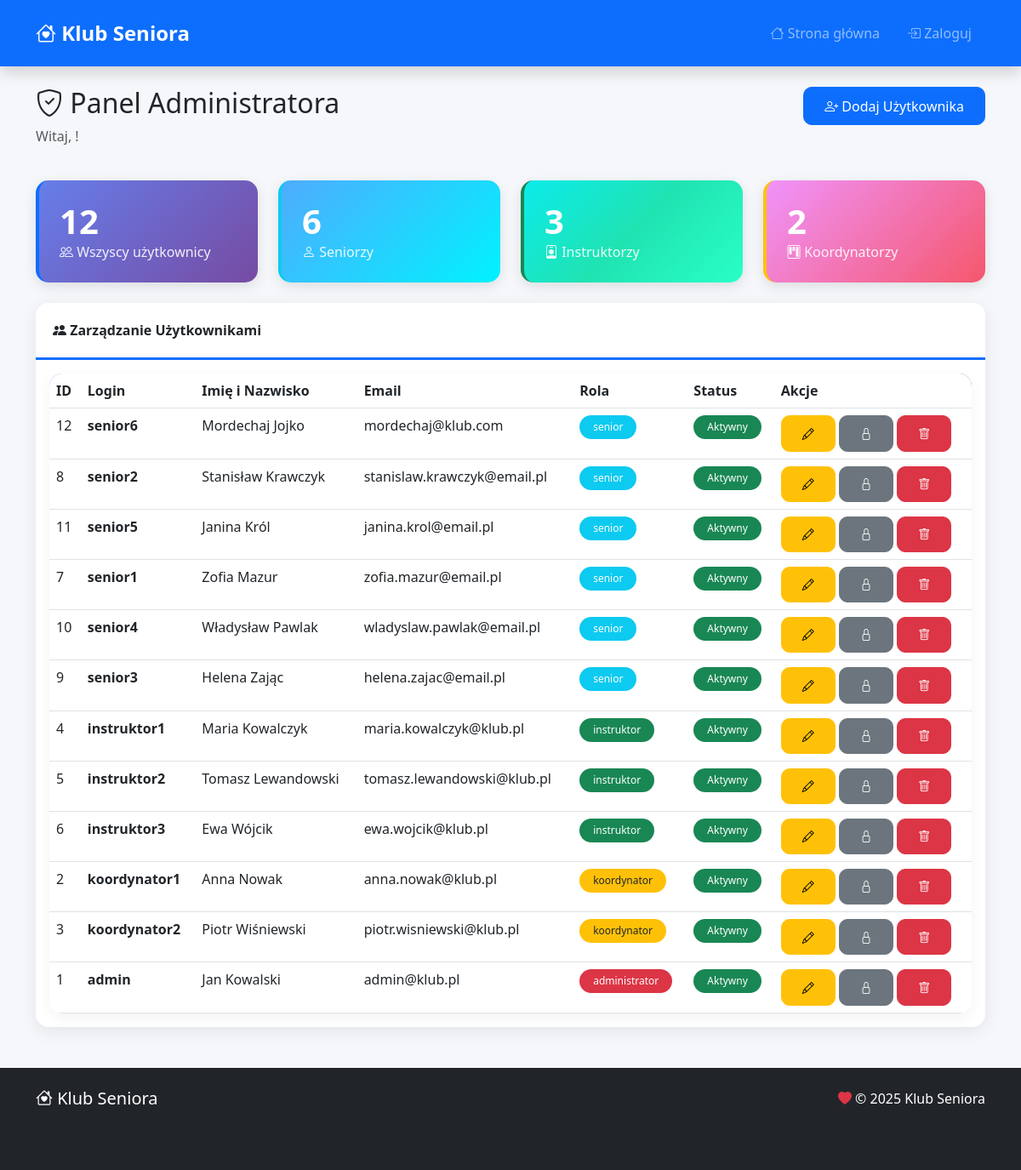
Page /dashboards/admin_dashboard.php on the committed database.
### tables this page shows
CREATE TABLE `users` (
  `id` int(11) NOT NULL,
  `imie` varchar(100) NOT NULL,
  `nazwisko` varchar(100) NOT NULL,
  `email` varchar(150) NOT NULL,
  `login` varchar(50) NOT NULL,
  `haslo` varchar(255) NOT NULL,
  `telefon` varchar(15) DEFAULT NULL,
  `rola` enum('senior','instruktor','koordynator','administrator') NOT NULL,
  `data_rejestracji` datetime DEFAULT current_timestamp(),
  `czy_aktywny` tinyint(1) DEFAULT 1
);

### src/models/User.php (called while the page is built, shortened)
<?php
abstract class User {
    public static function pobierzWszystkich() {
        try {
            $db = Database::getInstance()->getConnection();
            $sql = "SELECT id, login, email, imie, nazwisko, telefon, rola,
                           data_rejestracji, czy_aktywny as aktywny
                    FROM users ORDER BY rola, nazwisko, imie";
            $stmt = $db->query($sql);
            return $stmt->fetchAll(PDO::FETCH_ASSOC);
        } catch (Exception $e) {
            return [];
        }
    }
}
?>

### public/dashboards/admin_dashboard.php (the view, shortened to what this page needs)
<?php
require_once __DIR__ . '/../../src/models/User.php';
$uzytkownicy = User::pobierzWszystkich();
$liczbaSeniorow = count(array_filter($uzytkownicy, fn($u) => $u['rola'] === 'senior'));
$liczbaInstruktorow = count(array_filter($uzytkownicy, fn($u) => $u['rola'] === 'instruktor'));
$liczbaKoordynatorow = count(array_filter($uzytkownicy, fn($u) => $u['rola'] === 'koordynator'));
?>
<!DOCTYPE html>
<html lang="pl">
<head>
    <link href="https://cdn.jsdelivr.net/npm/bootstrap@5.3.0/dist/css/bootstrap.min.css" rel="stylesheet">
    <link rel="stylesheet" href="https://cdn.jsdelivr.net/npm/bootstrap-icons@1.11.0/font/bootstrap-icons.css">
    <link rel="stylesheet" href="css/style.css">
</head>
<body>
    <?php include __DIR__ . '/../includes/navbar.php'; ?>
    <div class="container my-4">
        <div class="row mb-4">
            <div class="col">
                <h2><i class="bi bi-shield-check"></i> Panel Administratora</h2>
                <p class="text-muted">Witaj, <?= htmlspecialchars($_SESSION['user_login']) ?>!</p>
            </div>
            <div class="col-auto">
                <button class="btn btn-primary" data-bs-toggle="modal" data-bs-target="#modalNowyUzytkownik">
                    <i class="bi bi-person-plus"></i> Dodaj Użytkownika
                </button>
            </div>
        </div>
        <div class="row mb-4">
            <div class="col-md-3">
                <div class="stat-card">
                    <h3><?= count($uzytkownicy) ?></h3>
                    <p><i class="bi bi-people"></i> Wszyscy użytkownicy</p>
                </div>
            </div>
            <div class="col-md-3">
                <div class="stat-card info">
                    <h3><?= $liczbaSeniorow ?></h3>
                    <p><i class="bi bi-person"></i> Seniorzy</p>
                </div>
            </div>
            <div class="col-md-3">
                <div class="stat-card success">
                    <h3><?= $liczbaInstruktorow ?></h3>
                    <p><i class="bi bi-person-badge"></i> Instruktorzy</p>
                </div>
            </div>
            <div class="col-md-3">
                <div class="stat-card warning">
                    <h3><?= $liczbaKoordynatorow ?></h3>
                    <p><i class="bi bi-kanban"></i> Koordynatorzy</p>
                </div>
            </div>
        </div>
        <div class="card dashboard-card">
            <div class="card-header">
                <i class="bi bi-people-fill"></i> Zarządzanie Użytkownikami
            </div>
            <div class="card-body">
                <div class="table-responsive">
                    <table class="table table-hover">
                        <thead>
                            <tr>
                                <th>ID</th>
                                <th>Login</th>
                                <th>Imię i Nazwisko</th>
                                <th>Email</th>
                                <th>Rola</th>
                                <th>Status</th>
                                <th>Akcje</th>
                            </tr>
                        </thead>
                        <tbody>
                            <?php foreach ($uzytkownicy as $u): ?>
                                <tr>
                                    <td><?= $u['id'] ?></td>
                                    <td><strong><?= htmlspecialchars($u['login']) ?></strong></td>
                                    <td><?= htmlspecialchars($u['imie'] . ' ' . $u['nazwisko']) ?></td>
                                    <td><?= htmlspecialchars($u['email']) ?></td>
                                    <td>
                                        <?php
                                        $badgeClass = [
                                            'senior' => 'bg-info',
                                            'instruktor' => 'bg-success',
                                            'koordynator' => 'bg-warning text-dark',
                                            'administrator' => 'bg-danger'
                                        ][$u['rola']] ?? 'bg-secondary';
                                        ?>
                                        <span class="badge <?= $badgeClass ?>">
                                            <?= htmlspecialchars($u['rola']) ?>
                                        </span>
                                    </td>
                                    <td>
                                        <?php if ($u['aktywny']): ?>
                                            <span class="badge bg-success">Aktywny</span>
                                        <?php else: ?>
                                            <span class="badge bg-secondary">Nieaktywny</span>
                                        <?php endif; ?>
                                    </td>
                                    <td>
                                        <?php if ($u['id'] !== $_SESSION['user_id']): ?>
                                            <button class="btn btn-sm btn-warning btn-edytuj-user"
                                                    data-user='<?= json_encode($u, JSON_HEX_APOS | JSON_HEX_QUOT) ?>'>
                                                <i class="bi bi-pencil"></i>
                                            </button>
                                            <button class="btn btn-sm btn-<?= $u['aktywny'] ? 'secondary' : 'success' ?> btn-toggle-status"
                                                    data-user-id="<?= $u['id'] ?>"
                                                    data-current-status="<?= $u['aktywny'] ?>">
                                                <i class="bi bi-<?= $u['aktywny'] ? 'lock' : 'unlock' ?>"></i>
                                            </button>
                                            <button class="btn btn-sm btn-danger btn-usun-user" data-user-id="<?= $u['id'] ?>">
                                                <i class="bi bi-trash"></i>
                                            </button>
                                        <?php else: ?>
                                            <span class="badge bg-primary">To Ty</span>
                                        <?php endif; ?>
                                    </td>
                                </tr>
                            <?php endforeach; ?>
                        </tbody>
                    </table>
                </div>
            </div>
        </div>
    </div>
    <?php include __DIR__ . '/../includes/footer.php'; ?>
    <div class="toast-container position-fixed bottom-0 end-0 p-3">
    </div>
</body>
</html>

### public/includes/navbar.php (shortened to what this page needs)
<nav class="navbar navbar-expand-lg navbar-dark bg-primary shadow">
    <div class="container">
        <a class="navbar-brand fw-bold" href="index.php">
            <i class="bi bi-house-heart"></i> Klub Seniora
        </a>
        <div class="collapse navbar-collapse" id="navbarNav">
            <ul class="navbar-nav ms-auto">
                <li class="nav-item">
                    <a class="nav-link" href="index.php">
                        <i class="bi bi-house"></i> Strona główna
                    </a>
                </li>
                <?php if (isset($_SESSION['user_id'])): ?>
                    <li class="nav-item">
                        <a class="nav-link" href="dashboard.php">
                            <i class="bi bi-speedometer2"></i> Panel
                        </a>
                    </li>
                    <li class="nav-item dropdown">
                        <a class="nav-link dropdown-toggle" href="#" role="button" data-bs-toggle="dropdown">
                            <i class="bi bi-person-circle"></i> <?= htmlspecialchars($_SESSION['user_login']) ?>
                        </a>
                        <ul class="dropdown-menu dropdown-menu-end">
                            <li><a class="dropdown-item" href="logout.php"><i class="bi bi-box-arrow-right"></i> Wyloguj</a></li>
                        </ul>
                    </li>
                <?php else: ?>
                    <li class="nav-item">
                        <a class="nav-link" href="login.php">
                            <i class="bi bi-box-arrow-in-right"></i> Zaloguj
                        </a>
                    </li>
                <?php endif; ?>
            </ul>
        </div>
    </div>
</nav>

### public/includes/footer.php
<footer class="bg-dark text-white py-4 mt-5">
    <div class="container">
        <div class="row">
            <div class="col-md-6">
                <h5><i class="bi bi-house-heart"></i> Klub Seniora</h5>
                <p class="text-muted">System zarządzania zajęciami dla seniorów</p>
            </div>
            <div class="col-md-6 text-md-end">
                <p class="mb-0">
                    <i class="bi bi-heart-fill text-danger"></i> &copy; 2025 Klub Seniora
                </p>
                <small class="text-muted">Wersja 1.0.0</small>
            </div>
        </div>
    </div>
</footer>

### public/css/style.css (style rules this page uses)
:root { --primary-color: #0d6efd; --secondary-color: #6c757d; --success-color: #198754; --danger-color: #dc3545; --warning-color: #ffc107; --info-color: #0dcaf0; --light-color: #f8f9fa; --dark-color: #212529; --gradient-primary: linear-gradient(135deg, #667eea 0%, #764ba2 100%); --gradient-success: linear-gradient(135deg, #0cebeb 0%, #20e3b2 50%, #29ffc6 100%); }
body { font-family: 'Segoe UI', Tahoma, Geneva, Verdana, sans-serif; background-color: #f5f7fa; }
.dashboard-card { border: none; border-radius: 15px; box-shadow: 0 5px 20px rgba(0,0,0,0.08); transition: all 0.3s ease; overflow: hidden; }
.dashboard-card .card-header { background: white; border-bottom: 3px solid var(--primary-color); font-weight: 600; padding: 1.25rem; }
.stat-card { border-left: 4px solid var(--primary-color); background: linear-gradient(135deg, #667eea 0%, #764ba2 100%); color: white; border-radius: 15px; padding: 1.5rem; box-shadow: 0 5px 15px rgba(0,0,0,0.1); }
.stat-card.success { background: linear-gradient(135deg, #0cebeb 0%, #20e3b2 50%, #29ffc6 100%); border-left-color: var(--success-color); }
.stat-card.warning { background: linear-gradient(135deg, #f093fb 0%, #f5576c 100%); border-left-color: var(--warning-color); }
.stat-card.info { background: linear-gradient(135deg, #4facfe 0%, #00f2fe 100%); border-left-color: var(--info-color); }
.stat-card h3 { font-size: 2.5rem; font-weight: bold; margin: 0; }
.stat-card p { margin: 0; opacity: 0.9; }
.btn { border-radius: 10px; padding: 0.6rem 1.5rem; font-weight: 500; transition: all 0.3s ease; }
.table-responsive { border-radius: 15px; overflow: hidden; box-shadow: 0 5px 15px rgba(0,0,0,0.05); }
.table { margin-bottom: 0; }
.table thead { background: var(--gradient-primary); color: white; }
.table tbody tr { transition: all 0.2s ease; }
.badge { padding: 0.5rem 1rem; border-radius: 50px; font-weight: 500; }
.navbar { padding: 1rem 0; }
.navbar-brand { font-size: 1.5rem; }
.nav-link { padding: 0.5rem 1rem !important; border-radius: 8px; transition: all 0.3s ease; }

### rows in the picture
users: id "12", login "senior6", imie+nazwisko "Mordechaj Jojko", email "mordechaj@klub.com", rola "senior", czy_aktywny "Aktywny"
users: id "8", login "senior2", imie+nazwisko "Stanisław Krawczyk", email "stanislaw.krawczyk@email.pl", rola "senior", czy_aktywny "Aktywny"
users: id "11", login "senior5", imie+nazwisko "Janina Król", email "janina.krol@email.pl", rola "senior", czy_aktywny "Aktywny"
users: id "7", login "senior1", imie+nazwisko "Zofia Mazur", email "zofia.mazur@email.pl", rola "senior", czy_aktywny "Aktywny"
users: id "10", login "senior4", imie+nazwisko "Władysław Pawlak", email "wladyslaw.pawlak@email.pl", rola "senior", czy_aktywny "Aktywny"
users: id "9", login "senior3", imie+nazwisko "Helena Zając", email "helena.zajac@email.pl", rola "senior", czy_aktywny "Aktywny"
users: id "4", login "instruktor1", imie+nazwisko "Maria Kowalczyk", email "maria.kowalczyk@klub.pl", rola "instruktor", czy_aktywny "Aktywny"
users: id "5", login "instruktor2", imie+nazwisko "Tomasz Lewandowski", email "tomasz.lewandowski@klub.pl", rola "instruktor", czy_aktywny "Aktywny"
users: id "6", login "instruktor3", imie+nazwisko "Ewa Wójcik", email "ewa.wojcik@klub.pl", rola "instruktor", czy_aktywny "Aktywny"
users: id "2", login "koordynator1", imie+nazwisko "Anna Nowak", email "anna.nowak@klub.pl", rola "koordynator", czy_aktywny "Aktywny"
users: id "3", login "koordynator2", imie+nazwisko "Piotr Wiśniewski", email "piotr.wisniewski@klub.pl", rola "koordynator", czy_aktywny "Aktywny"
users: id "1", login "admin", imie+nazwisko "Jan Kowalski", email "admin@klub.pl", rola "administrator", czy_aktywny "Aktywny"

### other values in the picture
count($uzytkownicy) "12"
$liczbaSeniorow "6"
$liczbaInstruktorow "3"
$liczbaKoordynatorow "2"
